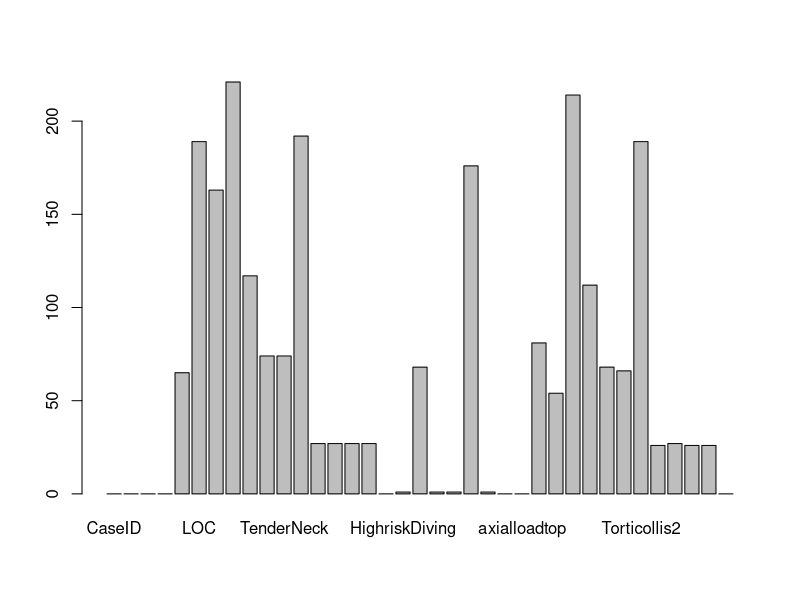
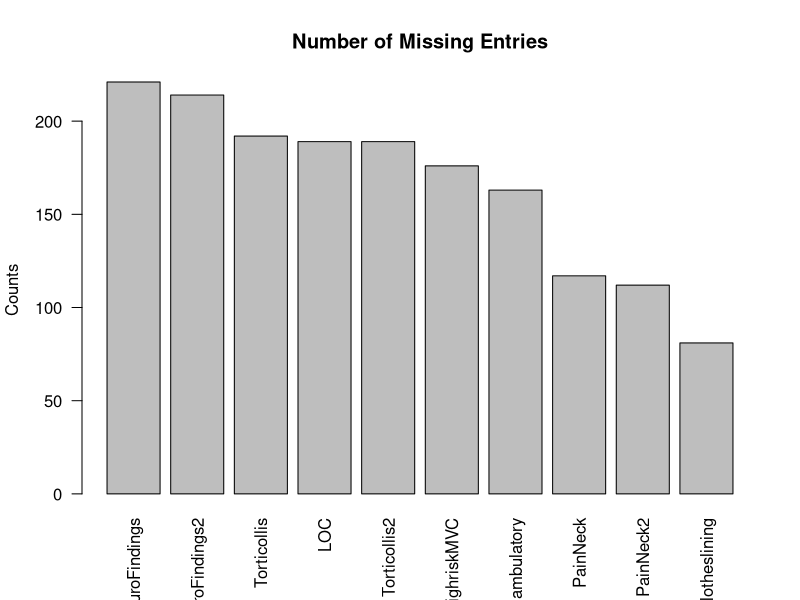
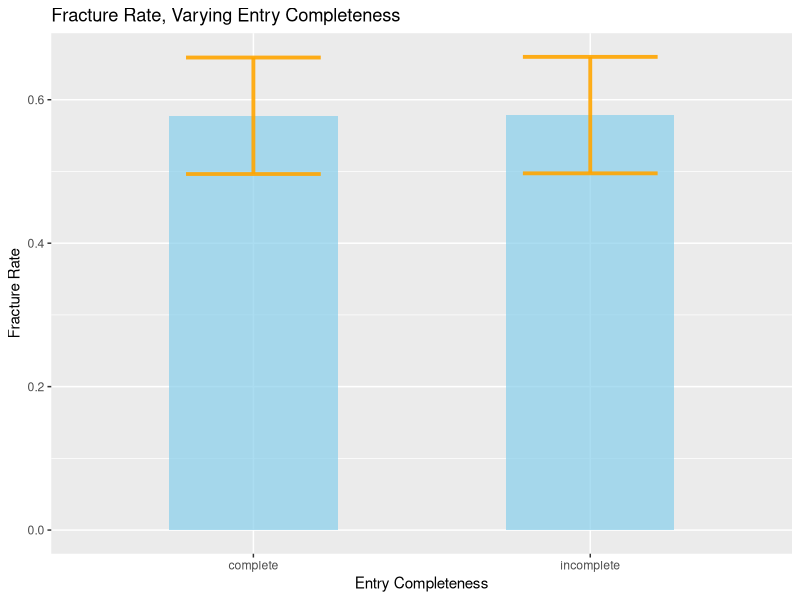
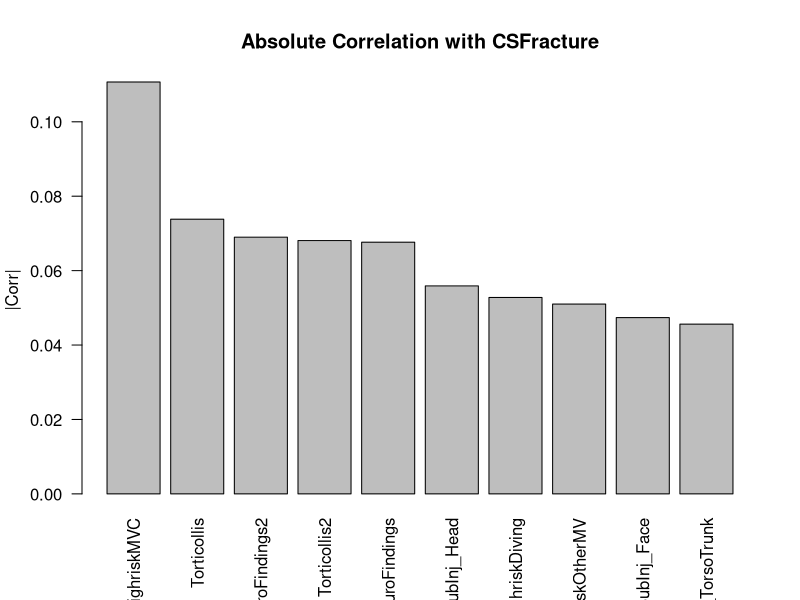

These figures' R source, in order:
## ---- chunk 1

library(knitr)
library(mice)
library(caret)
library(ggfortify)
library(dplyr)
library(tibble)
library(ggplot2)
library(ggpubr)
library(GGally)
library(tidyverse)
library(readr)
library("rstudioapi")

# set default knitr chunks
knitr::opts_chunk$set(
  echo = FALSE,  # don't print the code chunk
  warning = FALSE,  # don't print warnings
  message = FALSE,  # don't print messages
  fig.width = 6,  # set default width of figures
  fig.height = 4,  # set default height of figures
  fig.align = "center",  # always align figure in center
  fig.pos = "H",  # always plot figure at the exact location of the code chunk
  fig.keep = 'all', # keep all printed figures
  cache = FALSE)  # don't cache results

## ---- chunk 2
data_analysisvariables = read.csv("CSpine/CSV datasets/analysisvariables.csv", header = TRUE)
data_demographics = read.csv("CSpine/CSV datasets/demographics.csv", header = TRUE)
data_injuryclassification = read.csv("CSpine/CSV datasets/injuryclassification.csv", header = TRUE)
data_injuryclassification = mutate(data_injuryclassification, CSFractures = as.integer(CSFractures=="Y"))

# keep important columns
data_demographics = data_demographics[c('caseid','AgeInYears','Gender','Race','Ethnicity')]
data_demographics = rename(data_demographics, CaseID = caseid)
data_injuryclassification = data_injuryclassification[c('CaseID','CSFractures')]

data_case = merge(data_analysisvariables, data_injuryclassification, by="CaseID")
data_demo = merge(data_case, data_demographics, by="CaseID")

# split data into validation and test/train sets
data_validation = filter(data_case, SITE %in% c(7,15,16))
data_eda = filter(data_case, !SITE %in% c(7,15,16))

data_validation_demo = filter(data_demo, SITE %in% c(7,15,16))
data_eda_demo = filter(data_demo, !SITE %in% c(7,15,16))



## ---- chunk 3
# get number of NA (missing values) for each variable
na_count = colSums(is.na(data_eda))
variables = colnames(data_eda)

# plot number of NA values for each variable
fig1 = barplot(na_count)

# plot same as above but sorted
na_count_sort = sort(na_count, decreasing = T)
fig2 = barplot(na_count_sort[1:10], main = "Number of Missing Entries", 
               ylab = 'Counts', las = 2)



## ---- chunk 4
data_eda_complete = data_eda[complete.cases(data_eda),]
data_eda_incomplete = data_eda[-complete.cases(data_eda),]

complete_mean = mean(data_eda_complete$CSFractures)
complete_sd = sd(data_eda_complete$CSFractures)/sqrt(length(data_eda_complete))

incomplete_mean = mean(data_eda_incomplete$CSFractures)
incomplete_sd = sd(data_eda_incomplete$CSFractures)/sqrt(length(data_eda_incomplete))
data_fracture_rate <- data.frame(
  completeness=c("complete", "incomplete"),
  mean = c(complete_mean, incomplete_mean),
  sd=c(complete_sd, incomplete_sd)
)
ggplot(data_fracture_rate) +
    geom_bar( aes(x=completeness, y=mean), stat="identity", fill="skyblue", alpha=0.7, width = 0.5) +
    geom_errorbar( aes(x=completeness, ymin=mean-sd, ymax=mean+sd), width=0.4, colour="orange", alpha=0.9, size=1.3) + 
    ggtitle('Fracture Rate, Varying Entry Completeness') + ylab("Fracture Rate") + xlab("Entry Completeness")
## ---- chunk 5
data_eda_complete = data_eda[complete.cases(data_eda),]


data_cor_var = subset(data_eda_complete, select=-c(SITE, CaseID, ControlType, StudySubjectID, CSFractures))
data_cor_res = subset(data_eda_complete, select=c(CSFractures))

data_cor <- cor(data_cor_var, data_cor_res)
data_cor = abs(data_cor)
data_cor = data_cor[order(data_cor[,1], decreasing = T),]
fig3 = barplot(data_cor[1:10], main = "Absolute Correlation with CSFracture", 
               ylab = '|Corr|', las = 2)
